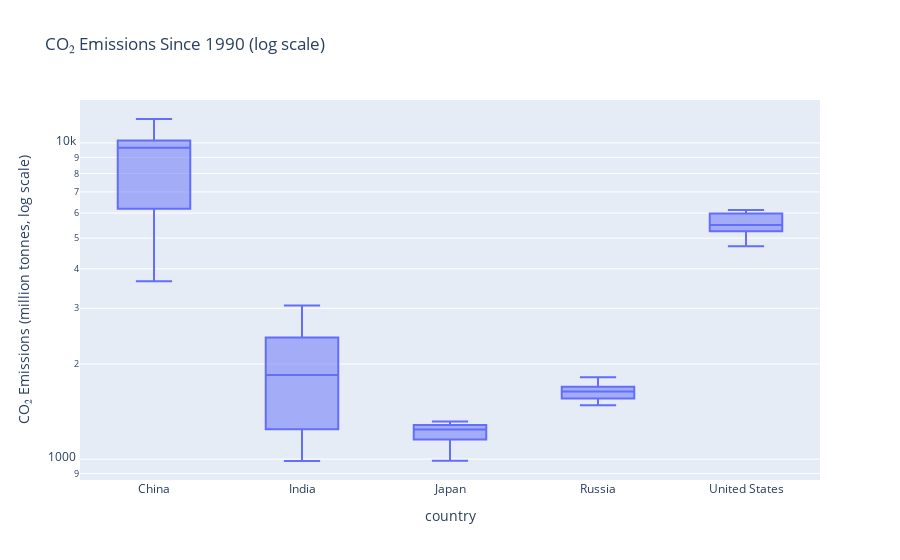

The cell this chart's notebook holds for it:
### Code cell
selected_countries = ["China","Russia", "United States", "Japan", "India"]
df_filtered = df_emissions[
    (df_emissions["country"].isin(selected_countries)) &
    (df_emissions["co2"].notna())
]
fig = px.box(
    df_filtered[df_filtered["year"] >= 1990],
    x="country",
    y="co2",
    log_y=True,                 # compresses huge differences
    points='outliers',          # show only true outliers
    title="CO₂ Emissions Since 1990 (log scale)",
    labels={"co2": "CO₂ Emissions (million tonnes, log scale)"}
)
fig.show()

### Figure 1 — Plotly figure (JSON) as saved in the notebook; plotly's stock layout.template omitted (floating-point values rounded to 4 significant figures)
{"data": [{"alignmentgroup": "True", "boxpoints": "outliers", "hovertemplate": "country=%{x}<br>CO₂ Emissions (million tonnes, log scale)=%{y}<extra></extra>", "legendgroup": "", "marker": {"color": "#636efa"}, "name": "", "notched": false, "offsetgroup": "", "orientation": "v", "showlegend": false, "type": "box", "x": ["China", "China", "China", "China", "China", "China", "China", "China", "China", "China", "China", "China", "China", "China", "China", "China", "China", "China", "China", "China", "China", "China", "China", "China", "India", "India", "India", "India", "India", "India", "India", "India", "India", "India", "India", "India", "India", "India", "India", "India", "India", "India", "India", "India", "India", "India", "India", "India", "Japan", "Japan", "Japan", "Japan", "Japan", "Japan", "Japan", "Japan", "Japan", "Japan", "Japan", "Japan", "Japan", "Japan", "Japan", "Japan", "Japan", "Japan", "Japan", "Japan", "Japan", "Japan", "Japan", "Japan", "Russia", "Russia", "Russia", "Russia", "Russia", "Russia", "Russia", "Russia", "Russia", "Russia", "Russia", "Russia", "Russia", "Russia", "Russia", "Russia", "Russia", "Russia", "Russia", "Russia", "Russia", "Russia", "Russia", "Russia", "United States", "United States", "United States", "United States", "United States", "United States", "United States", "United States", "United States", "United States", "United States", "United States", "United States", "United States", "United States", "United States", "United States", "United States", "United States", "United States", "United States", "United States", "United States", "United States"], "x0": " ", "xaxis": "x", "y": [3649.0, 3729.0, 4103.0, 4841.0, 5217.0, 5882.0, 6494.0, 6984.0, 7501.0, 7891.0, 8621.0, 9532.0, 9779.0, 9956.0, 9990.0, 9863.0, 9763.0, 10010.0, 10330.0, 10710.0, 10910.0, 11450.0, 11350.0, 11900.0, 986.4, 1001.0, 1032.0, 1068.0, 1134.0, 1195.0, 1292.0, 1393.0, 1489.0, 1612.0, 1677.0, 1765.0, 1926.0, 1995.0, 2148.0, 2234.0, 2355.0, 2427.0, 2593.0, 2613.0, 2422.0, 2674.0, 2831.0, 3062.0, 1264.0, 1249.0, 1279.0, 1287.0, 1283.0, 1290.0, 1267.0, 1303.0, 1232.0, 1163.0, 1215.0, 1265.0, 1306.0, 1315.0, 1264.0, 1223.0, 1203.0, 1187.0, 1142.0, 1105.0, 1040.0, 1062.0, 1033.0, 988.8, 1479.0, 1516.0, 1507.0, 1537.0, 1544.0, 1563.0, 1623.0, 1624.0, 1652.0, 1545.0, 1633.0, 1686.0, 1701.0, 1640.0, 1640.0, 1639.0, 1635.0, 1666.0, 1712.0, 1705.0, 1633.0, 1712.0, 1802.0, 1816.0, 6010.0, 5908.0, 5946.0, 6010.0, 6113.0, 6132.0, 6053.0, 6130.0, 5915.0, 5481.0, 5680.0, 5546.0, 5344.0, 5480.0, 5529.0, 5376.0, 5253.0, 5212.0, 5378.0, 5262.0, 4715.0, 5032.0, 5079.0, 4911.0], "y0": " ", "yaxis": "y"}], "layout": {"boxmode": "group", "legend": {"tracegroupgap": 0}, "title": {"text": "CO₂ Emissions Since 1990 (log scale)"}, "xaxis": {"anchor": "y", "domain": [0, 1], "title": {"text": "country"}}, "yaxis": {"anchor": "x", "domain": [0, 1], "title": {"text": "CO₂ Emissions (million tonnes, log scale)"}, "type": "log"}}}
